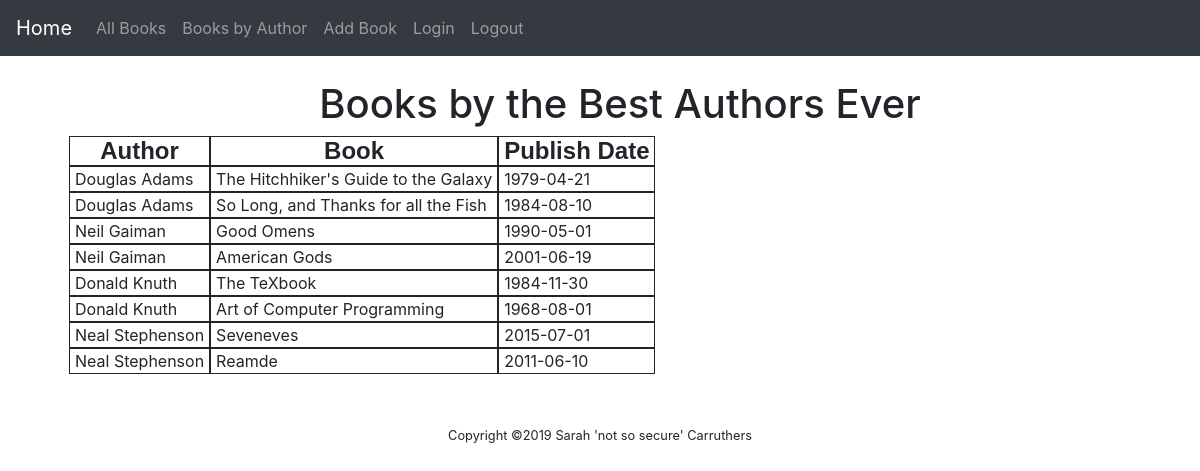
The page /showAll.php on the database its author committed.
### tables this page shows
Create table books( 
	bookID int not null auto_increment primary key, 
	bookName varchar(70) not null, 
	publishDate date,
	authorID int not null, 
	publisherID int	
);

Create table authors (authorID int not null auto_increment primary key, 
	authorFName varchar (40) not null, 
	authorLName varchar (40) not null,
	genre varchar (30)
);

### showAll.php (the view, shortened to what this page needs)
<?php
	require_once("dbinfo.inc");
	$name = "Sarah 'not so secure' Carruthers";
	require_once("front.php");
?>
<header>
<h1>Books by the Best Authors Ever</h1>
</header>
<div class="mainContainer">
<div class="myTable">
<div class="myRow">
	<span class="myCol table-head">Author</span>
	<span class="myCol table-head">Book</span>
	<span class="myCol table-head">Publish Date</span>
	</div>
<?php
	try{
		$myHandle = new PDO("mysql:host=$servername;dbname=$database", $username, $password);
	}catch(PDOException $e){
		$err .= "Connection failed: " . $e->getMessage() . "\n";
	}
	if($myHandle){
		$mystmt = "select authorFName, authorLName, bookName, publishDate from authors, books where authors.authorID=books.authorID order by authorLName";
		$rslt = $myHandle->query($mystmt);
		$i = 1;
		foreach($rslt as $row){
			foreach($row as $field=>$value){
				$books[$i][$field] = $value;
			}
			$i++;
		}
		$numBooks = sizeof($books);
		for($j=1; $j<=$numBooks; $j++){
			echo "<div class='myRow text-left'>";
			echo "<span class='myCol'>{$books[$j]['authorFName']} {$books[$j]['authorLName']}</span>";
			echo "<span class='myCol'>{$books[$j]['bookName']}</span>";
			echo "<span class='myCol'>{$books[$j]['publishDate']}</span>";
			echo "</div>\n";
		}
	}
?>
</div>
</div>
<?php
	require_once("back.php");
?>

### front.php (shortened to what this page needs)
<!DOCTYPE html>
<html xmlns="http://www.w3.org/1999/xhtml" lang="en" xml:lang="en">
<head>
    <link href="bootstrap-4.1.0-dist/css/bootstrap.min.css" rel="stylesheet">
    <link href="styles.css" rel="stylesheet">
     <link href="myStyles.css" rel="stylesheet"></head>
<body>
<nav class="navbar navbar-expand-md navbar-dark bg-dark fixed-top">
      <a class="navbar-brand" href="Lab6.php">Home</a>
      <div class="collapse navbar-collapse" id="navbarsExampleDefault">
        <ul class="navbar-nav mr-auto">
          <li class="nav-item">
            <a class="nav-link" href="showAll.php">All Books</a>
          </li>
         <li class="nav-item">
            <a class="nav-link" href="showBooks.php">Books by Author</a>
          </li>
          <li class="nav-item">
            <a class="nav-link" href="insertBook.php">Add Book</a>
          </li>
		  <li class="nav-item">
			<a class="nav-link" href="login.php">Login</a>
		  </li>
		  <li class="nav-item">
			<a class="nav-link" href="logout.php">Logout</a>
		  </li>
        </ul>
      </div>
    </nav>
<main role="main" class="container">
<div class="starter-template">

### back.php (shortened to what this page needs)
 </div>
 </main>
	<footer class="container-fluid bg-4 text-center"><p><small>Copyright &copy;2019 <?php echo $name;?></small></p></footer>
  </body>
</html>

### styles.css (style rules this page uses)
body { padding-top: 15rem; }
.starter-template { padding: 3rem 1.5rem; text-align: center; }
body { padding-top: 2rem; padding-bottom: 2rem; }
.myTable { display:table; text-align: center; }
.myRow { display:table-row; }
.myCol { display:table-cell; border:solid; border-width: thin; padding: 0px 5px; }

### myStyles.css (style rules this page uses)
h1 { margin-left: 40px; text-align:center; }
.table-head { font: bold 24px Arial, sans-serif; text-align: center; }

### rows shown on the page
books: authorID.authorFName "Douglas", authorID.authorLName "Adams", bookName "The Hitchhiker's Guide to the Galaxy", publishDate "1979-04-21"
books: authorID.authorFName "Douglas", authorID.authorLName "Adams", bookName "So Long, and Thanks for all the Fish", publishDate "1984-08-10"
books: authorID.authorFName "Neil", authorID.authorLName "Gaiman", bookName "Good Omens", publishDate "1990-05-01"
books: authorID.authorFName "Neil", authorID.authorLName "Gaiman", bookName "American Gods", publishDate "2001-06-19"
books: authorID.authorFName "Donald", authorID.authorLName "Knuth", bookName "The TeXbook", publishDate "1984-11-30"
books: authorID.authorFName "Donald", authorID.authorLName "Knuth", bookName "Art of Computer Programming", publishDate "1968-08-01"
books: authorID.authorFName "Neal", authorID.authorLName "Stephenson", bookName "Seveneves", publishDate "2015-07-01"
books: authorID.authorFName "Neal", authorID.authorLName "Stephenson", bookName "Reamde", publishDate "2011-06-10"

### other values the page prints
$name "Sarah 'not so secure' Carruthers"
